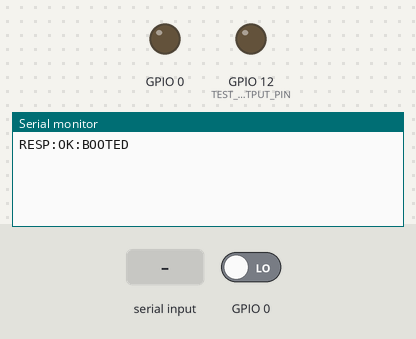
Bench run of a sketch on a simulated ESP32. On the bench: output pins drawn as LEDs (lit = HIGH), the last lines printed to the serial monitor. Inputs (shaded band) come from the test bench; at power-on: GPIO 0 LOW.

Above: at 1.2 s.
1.3 s: "GPIO_SET\n" received over Serial
At 2.3 s:
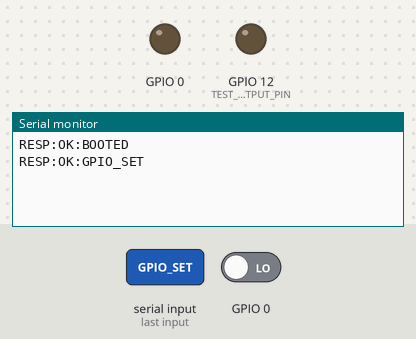
2.8 s: "GPIO_READ\n" received over Serial
At 3.4 s:
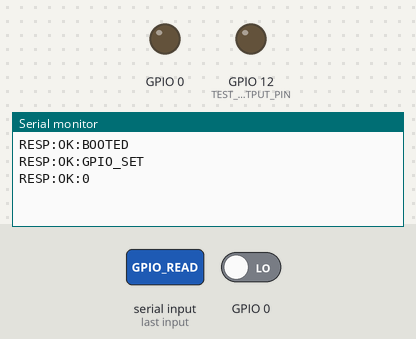
4.3 s: "ID?\n" received over Serial
At 5.7 s:
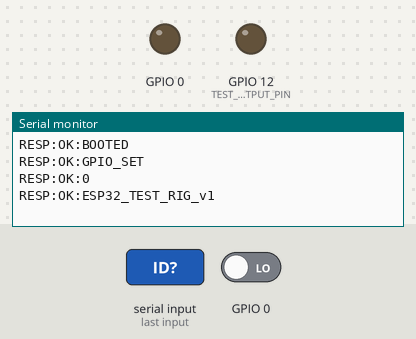

Measured:
- after the input at 1.3 s, the serial monitor: prints a new line at once (image 1)
- after the input at 2.8 s, the serial monitor: prints a new line at once (image 2)
- after the input at 4.3 s, the serial monitor: prints a new line at once (image 3)

The sketch:

Level1-DUT.ino
```cpp
#include <Arduino.h>
#include <Wire.h>

// -----------------------------------------------------------------------------
// CONFIG
// -----------------------------------------------------------------------------
#define SERIAL_BAUD 115200
#define MAX_CMD_LEN 128

// Example hardware pins
const int TEST_OUTPUT_PIN = 12;
const int TEST_INPUT_PIN  = 13;
const int ADC_PIN         = 34;

// -----------------------------------------------------------------------------
// Utility
// -----------------------------------------------------------------------------
String readSerialLine()
{
    static String buffer = "";
    while (Serial.available())
    {
        char c = Serial.read();
        if (c == '\n')
        {
            String out = buffer;
            buffer = "";
            return out;
        }
        buffer += c;
    }
    return "";
}

// Send structured response
void sendResponse(const String& status, const String& payload)
{
    Serial.print("RESP:");
    Serial.print(status);
    Serial.print(":");
    Serial.println(payload);
}

// -----------------------------------------------------------------------------
// Commands
// -----------------------------------------------------------------------------

void cmdGpioSet(int pin, int value)
{
    pinMode(pin, OUTPUT);
    digitalWrite(pin, value ? HIGH : LOW);
    sendResponse("OK", "GPIO_SET");
}

void cmdGpioRead(int pin)
{
    pinMode(pin, INPUT);
    int v = digitalRead(pin);
    sendResponse("OK", String(v));
}

void cmdAdcRead(int pin)
{
    int v = analogRead(pin);
    sendResponse("OK", String(v));
}

void cmdBoardId()
{
    sendResponse("OK", "ESP32_TEST_RIG_v1");
}

void cmdI2CProbe()
{
    Wire.begin();
    String found = "";

    for (uint8_t addr = 1; addr < 127; addr++)
    {
        Wire.beginTransmission(addr);
        if (Wire.endTransmission() == 0)
        {
            found += String(addr, HEX) + ",";
        }
    }

    if (found.length() == 0)
        found = "NONE";

    sendResponse("OK", found);
}

// -----------------------------------------------------------------------------
// Command Dispatcher
// -----------------------------------------------------------------------------

void processCommand(String cmd)
{
    cmd.trim();
    if (cmd.length() == 0)
        return;

    // Split
    int p1 = cmd.indexOf(':');
    int p2 = cmd.indexOf(':', p1 + 1);

    String op = (p1 > 0) ? cmd.substring(0, p1) : cmd;
    String arg1 = (p1 > 0) ? cmd.substring(p1 + 1, (p2 > 0 ? p2 : cmd.length())) : "";
    String arg2 = (p2 > 0) ? cmd.substring(p2 + 1) : "";

    op.toUpperCase();

    // ----------------------
    // Match Commands
    // ----------------------
    if (op == "GPIO_SET")
    {
        cmdGpioSet(arg1.toInt(), arg2.toInt());
    }
    else if (op == "GPIO_READ")
    {
        cmdGpioRead(arg1.toInt());
    }
    else if (op == "ADC_READ")
    {
        cmdAdcRead(arg1.toInt());
    }
    else if (op == "ID?")
    {
        cmdBoardId();
    }
    else if (op == "I2C_PROBE")
    {
        cmdI2CProbe();
    }
    else
    {
        sendResponse("ERR", "UNKNOWN_CMD");
    }
}

// -----------------------------------------------------------------------------
// Setup / Loop
// -----------------------------------------------------------------------------

void setup()
{
    Serial.begin(SERIAL_BAUD);
    pinMode(TEST_OUTPUT_PIN, OUTPUT);
    pinMode(TEST_INPUT_PIN, INPUT);

    sendResponse("OK", "BOOTED");
}

void loop()
{
    String line = readSerialLine();
    if (line.length() > 0)
    {
        processCommand(line);
    }
}
```
